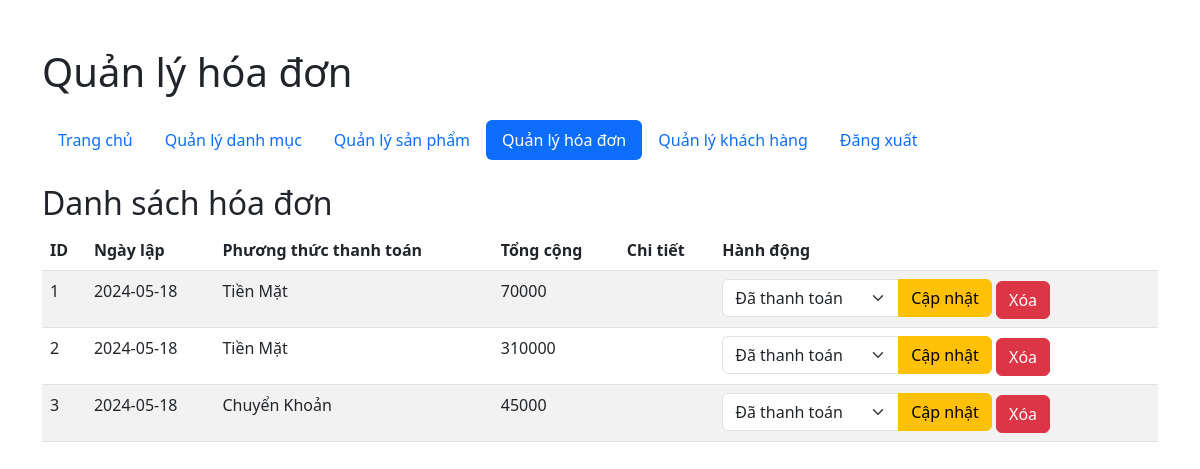
The page /DoAn_PHP/Testphp/admin_orders.php (signed in) on the database its author committed.
### tables this page shows
CREATE TABLE `hoadon` (
  `mahd` int(11) NOT NULL,
  `ngaylap` date DEFAULT NULL,
  `phuongthuc` varchar(225) DEFAULT NULL,
  `tongcong` float DEFAULT NULL,
  `mand` int(11) DEFAULT NULL,
  `makh` int(11) DEFAULT NULL,
  `tinhtrang` varchar(50) DEFAULT NULL
);

### DoAn_PHP/Testphp/admin_orders.php (the view, shortened to what this page needs)
<?php
include 'db.php';
$sql = "SELECT hoadon.*, khachhang.tenkh
        FROM hoadon
        JOIN khachhang ON hoadon.makh = khachhang.makh";
$stmt = $pdo->query($sql);
$orders = $stmt->fetchAll(PDO::FETCH_ASSOC);
?>
<!DOCTYPE html>
<html lang="en">
<head>
    <link href="https://cdn.jsdelivr.net/npm/bootstrap@5.3.0/dist/css/bootstrap.min.css" rel="stylesheet">
</head>
<body>
    <div class="container mt-5">
        <header class="mb-4">
            <h1>Quản lý hóa đơn</h1>
        </header>
        <nav class="mb-4">
            <ul class="nav nav-pills">
                <li class="nav-item"><a class="nav-link" href="admin.php">Trang chủ</a></li>
                <li class="nav-item"><a class="nav-link" href="admin_categories.php">Quản lý danh mục</a></li>
                <li class="nav-item"><a class="nav-link" href="admin_products.php">Quản lý sản phẩm</a></li>
                <li class="nav-item"><a class="nav-link active" href="admin_orders.php">Quản lý hóa đơn</a></li>
                <li class="nav-item"><a class="nav-link" href="admin_customer.php">Quản lý khách hàng</a></li>
                <li class="nav-item"><a class="nav-link" href="logout.php">Đăng xuất</a></li>
            </ul>
        </nav>
        <main>
            <h2>Danh sách hóa đơn</h2>
            <table class="table table-striped">
                <thead>
                    <tr>
                        <th>ID</th>
                        <th>Ngày lập</th>
                        <th>Phương thức thanh toán</th>
                        <th>Tổng cộng</th>
                        <th>Chi tiết</th>
                        <th>Hành động</th>
                    </tr>
                </thead>
                <tbody>
                    <?php foreach ($orders as $order): ?>
                    <tr>
                        <td><?= htmlspecialchars($order['mahd']) ?></td>
                        <td><?= htmlspecialchars($order['ngaylap']) ?></td>
                        <td><?= htmlspecialchars($order['phuongthuc']) ?></td>
                        <td><?= htmlspecialchars($order['tongcong']) ?></td>
                        <td>
                        </td>
                        <td>
                            <form method="POST" action="" class="d-inline-block">
                                <div class="input-group">
                                    <select name="tinhtrang" class="form-select">
                                        <option value="Đã thanh toán" <?= $order['tinhtrang'] == 'Đã thanh toán' ? 'selected' : '' ?>>Đã thanh toán</option>
                                    </select>
                                    <button type="submit" class="btn btn-warning">Cập nhật</button>
                                </div>
                            </form>
                            <form method="POST" action="" class="d-inline-block">
                                <button type="submit" class="btn btn-danger" onclick="return confirm('Bạn có chắc chắn muốn xóa hóa đơn này?');">Xóa</button>
                            </form>
                        </td>
                    </tr>
                    <?php endforeach; ?>
                </tbody>
            </table>
        </main>
    </div>
</body>
</html>

### rows shown on the page
hoadon: mahd "1", ngaylap "2024-05-18", phuongthuc "Tiền Mặt", tongcong "70000"
hoadon: mahd "2", ngaylap "2024-05-18", phuongthuc "Tiền Mặt", tongcong "310000"
hoadon: mahd "3", ngaylap "2024-05-18", phuongthuc "Chuyển Khoản", tongcong "45000"
